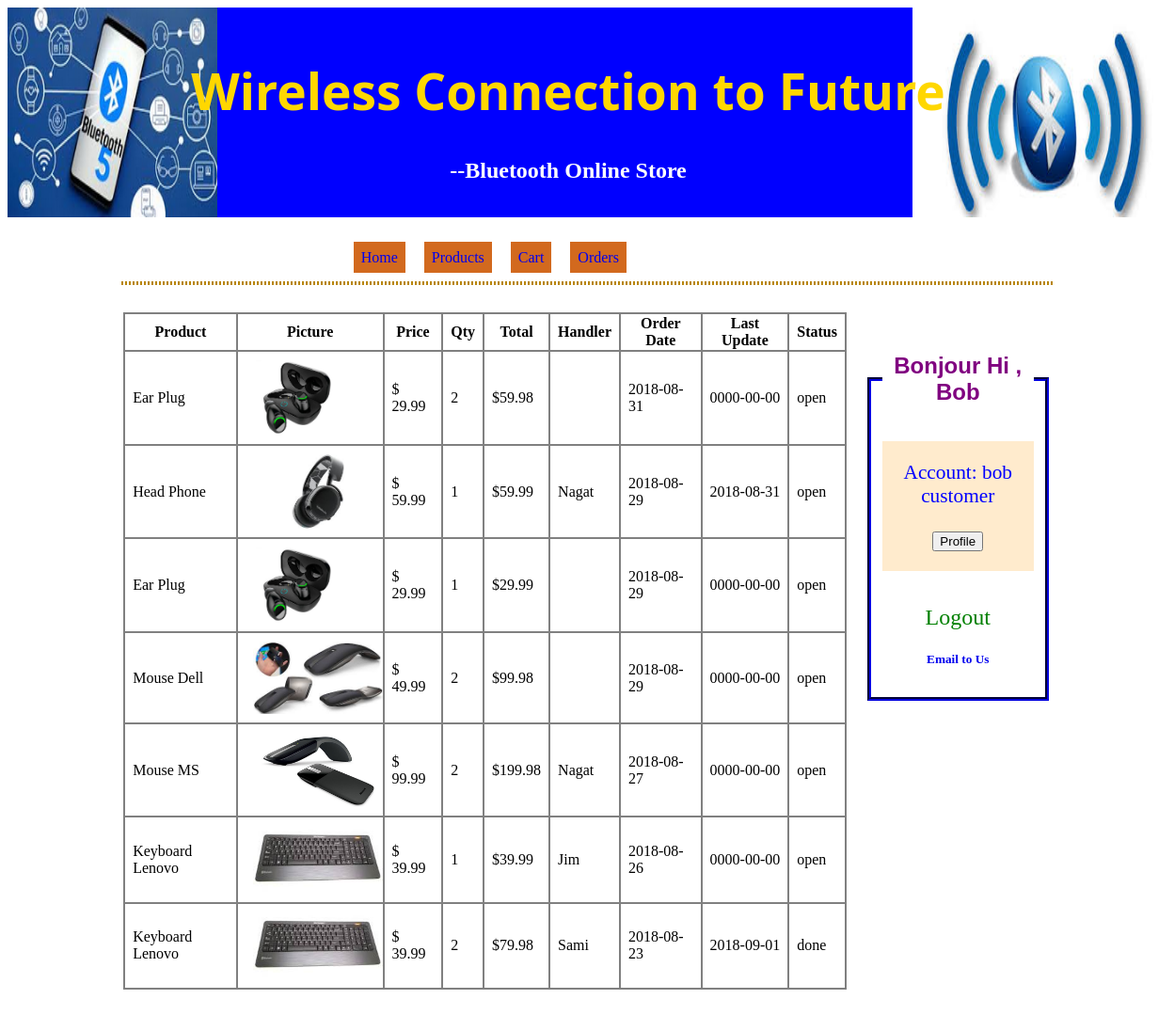
Screenshot of /OnlineStore/order.php (signed in) with the database file from the repository.
### tables this page shows
CREATE TABLE `orders` (
  `orderid` smallint(6) NOT NULL,
  `userid` smallint(6) NOT NULL,
  `productid` smallint(6) NOT NULL,
  `price` decimal(5,2) NOT NULL,
  `qty` int(3) NOT NULL,
  `total` decimal(8,2) NOT NULL,
  `emid` smallint(6) NOT NULL,
  `emname` varchar(15) NOT NULL,
  `date` date NOT NULL,
  `uptodate` date NOT NULL,
  `status` set('open','done') NOT NULL DEFAULT 'open'
);

CREATE TABLE `products` (
  `productid` smallint(6) NOT NULL,
  `productname` varchar(20) NOT NULL,
  `description` varchar(500) NOT NULL,
  `price` decimal(5,2) NOT NULL,
  `date` date NOT NULL,
  `url` varchar(50) NOT NULL
);

### OnlineStore/order.php (the view, shortened to what this page needs)
<?php
include 'conn.php';
        ?>
<html>
<head>
    <link rel="stylesheet" href="onlinestore.css">
</head>
<body>
    <?php
    include "head.php";
    ?>
    <div class="main">
        <div class="divmain">
            <form action="cart.php" method="POST">
                <center>
                    <?php
                    if (isset($_SESSION['id']) && $_SESSION['type'] == 'customer') { ?>
                    <table class='bd'>
                        <th class='bd'>Product</th>
                        <th class='bd'>Picture</th>
                        <th class='bd'>Price</th>
                        <th class='bd'>Qty</th>
                        <th class='bd'>Total</th>
                        <th class='bd'>Handler</th>
                        <th class='bd'>Order Date</th>
                        <th class='bd'>Last Update</th>
                        <th class='bd'>Status</th>
                        <?php
                        $id = $_SESSION['id'];
                        $query = "SELECT * FROM products inner join orders o using (productid) where userid ='$id' order by o.date desc";
                        $result = mysqli_query($connect, $query);
                        while ($row = mysqli_fetch_assoc($result)) {
                            $opname = $row["productname"];
                            $oprice = $row["price"];
                            $ourl = $row['url'];
                            $oqty = $row["qty"];
                            $ototal = $row['total'];
                            $emname = $row['emname'];
                            $date = $row['date'];
                            $uptodate = $row['uptodate'];
                            $status = $row['status'];
                            echo "
                            <tr>
                                <td class='bd'>$opname</td>
                                <td class='bd'><img class='pic' src='$ourl'></td>
                                <td class='bd'>\$ $oprice</td>
                                <td class='bd'>$oqty</td>
                                <td class='bd'>\$$ototal</td>
                                <td class='bd'>$emname</td>
                                <td class='bd'>$date</td>
                                <td class='bd'>$uptodate</td>
                                <td class='bd'>$status</td>
                            </tr>
                            ";
                        }
                        echo "</table></center>  ";
                    }
                    ?>
            </form>
        </div>
        <?php
        include "profile.php"
        ?>
    </div>
</body>
</html>

### OnlineStore/onlinestore.css (style rules this page uses)
form { text-align: center; }
div { padding-top: 2ch; padding-bottom: 2ch; }
.main { margin: 0 auto; text-align: center; padding-left: 10%; padding-right: 10%; overflow: scroll; }
.divmain { float: left; width: 78%; padding-top: 5px; }
img { max-width: 100%; margin: 1ch; }
.pic { max-height: 10ch; }
table, th, td { padding-left: 1ch; padding-right: 1ch; }
.bd { border: solid grey 2px; border-collapse: collapse; }

### rows the page displays
orders: productid.productname "Ear Plug", productid.url (picture), price "29.99", qty "2", total "59.98", date "2018-08-31", uptodate "0000-00-00", status "open"
orders: productid.productname "Head Phone", productid.url (picture), price "59.99", qty "1", total "59.99", emname "Nagat", date "2018-08-29", uptodate "2018-08-31", status "open"
orders: productid.productname "Ear Plug", productid.url (picture), price "29.99", qty "1", total "29.99", date "2018-08-29", uptodate "0000-00-00", status "open"
orders: productid.productname "Mouse Dell", productid.url (picture), price "49.99", qty "2", total "99.98", date "2018-08-29", uptodate "0000-00-00", status "open"
orders: productid.productname "Mouse MS", productid.url (picture), price "99.99", qty "2", total "199.98", emname "Nagat", date "2018-08-27", uptodate "0000-00-00", status "open"
orders: productid.productname "Keyboard Lenovo", productid.url (picture), price "39.99", qty "1", total "39.99", emname "Jim", date "2018-08-26", uptodate "0000-00-00", status "open"
orders: productid.productname "Keyboard Lenovo", productid.url (picture), price "39.99", qty "2", total "79.98", emname "Sami", date "2018-08-23", uptodate "2018-09-01", status "done"

### other values shown
$_SESSION['name'] "Bob"
$_SESSION['un'] "bob"
$_SESSION["type"] "customer"
